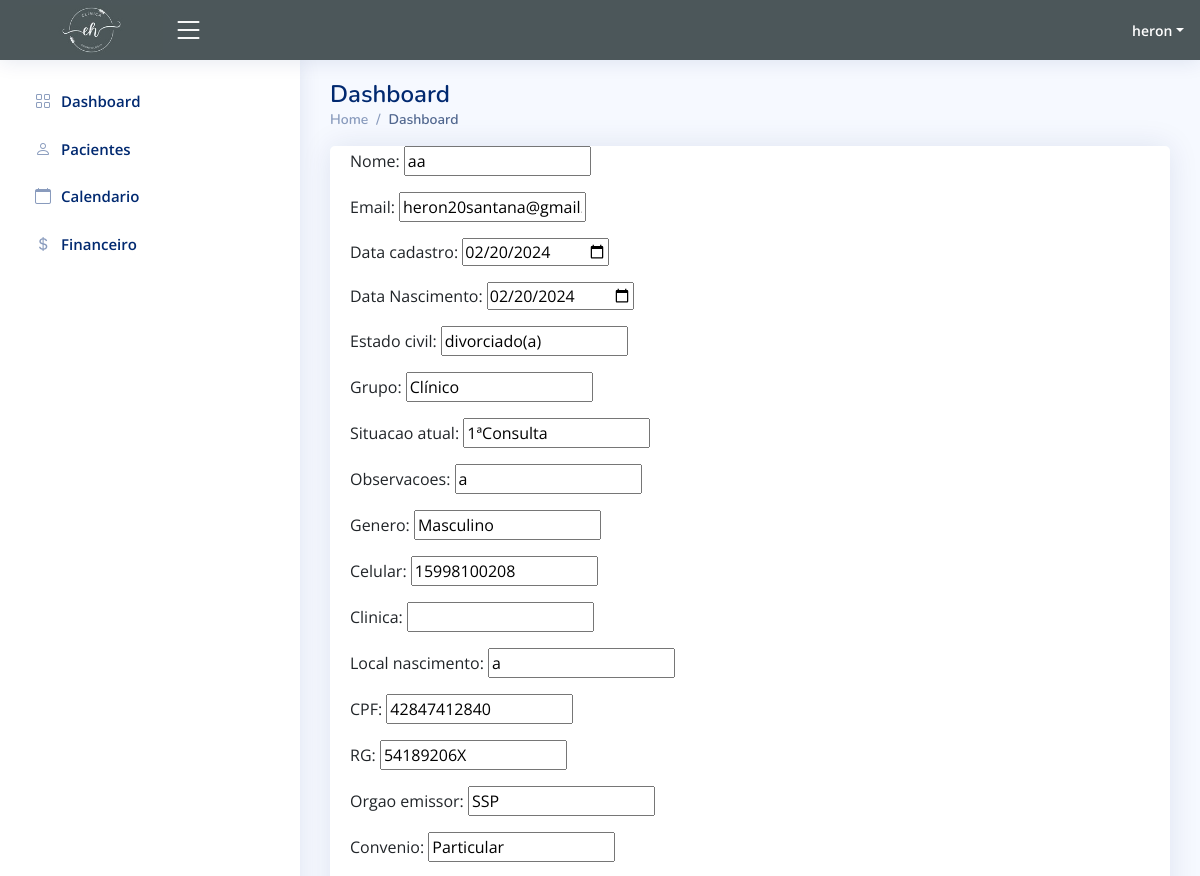
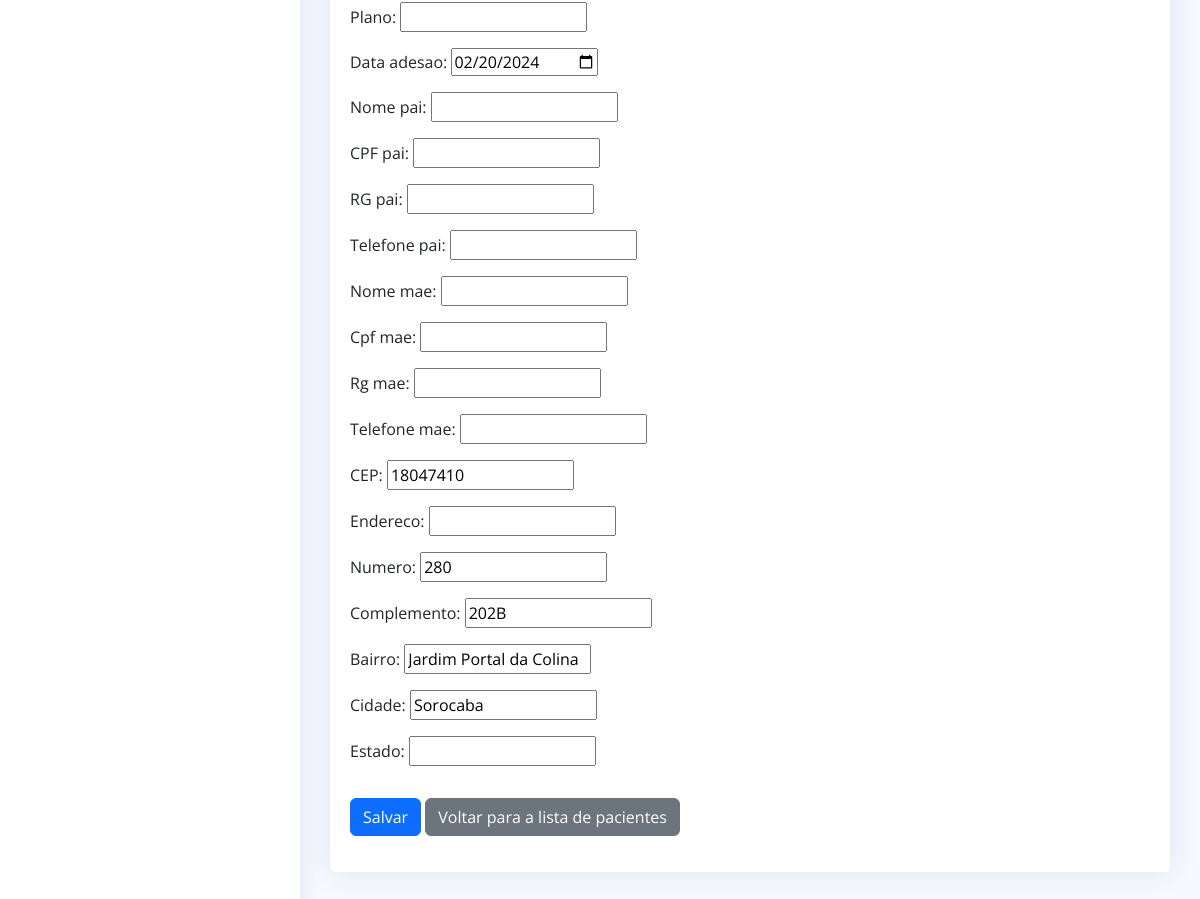
Before: /paciente/5/update/ (signed in) with the older database file (2 pictures, top to bottom).
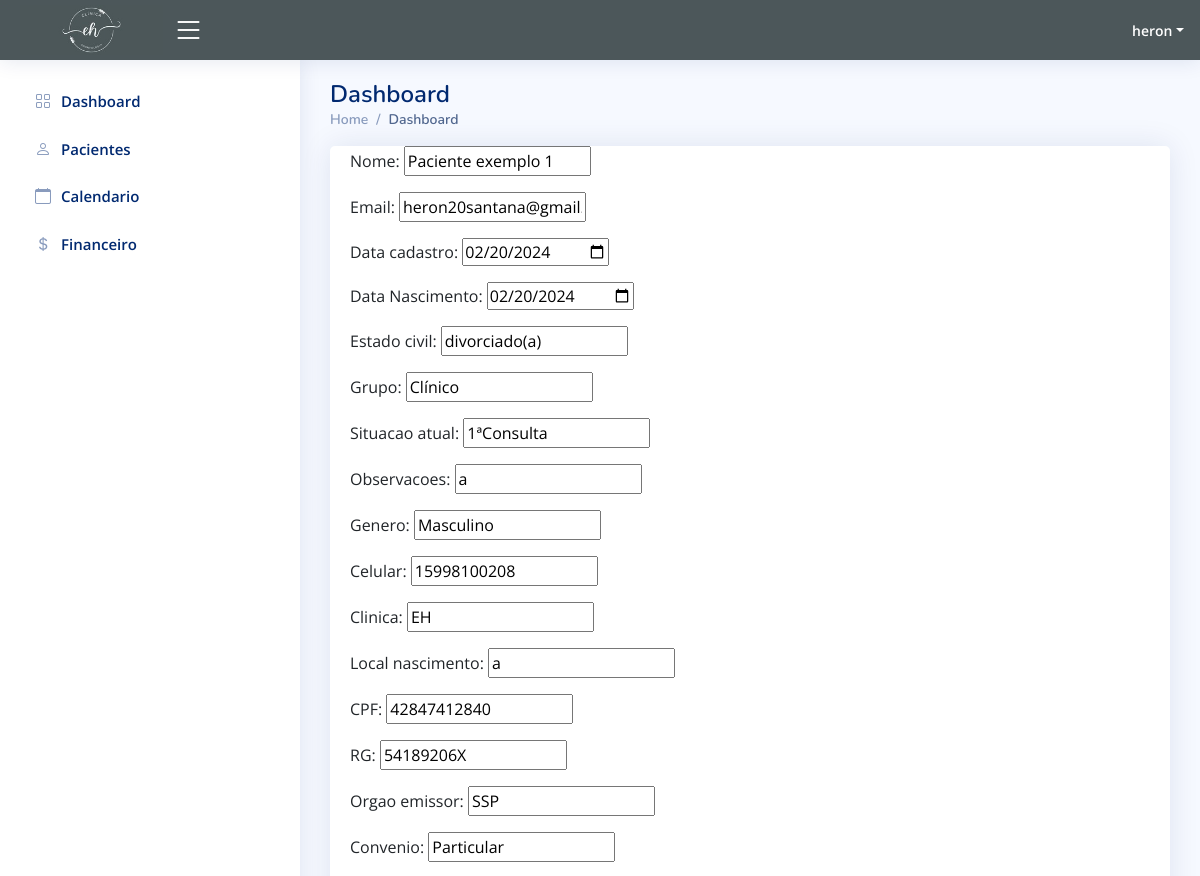
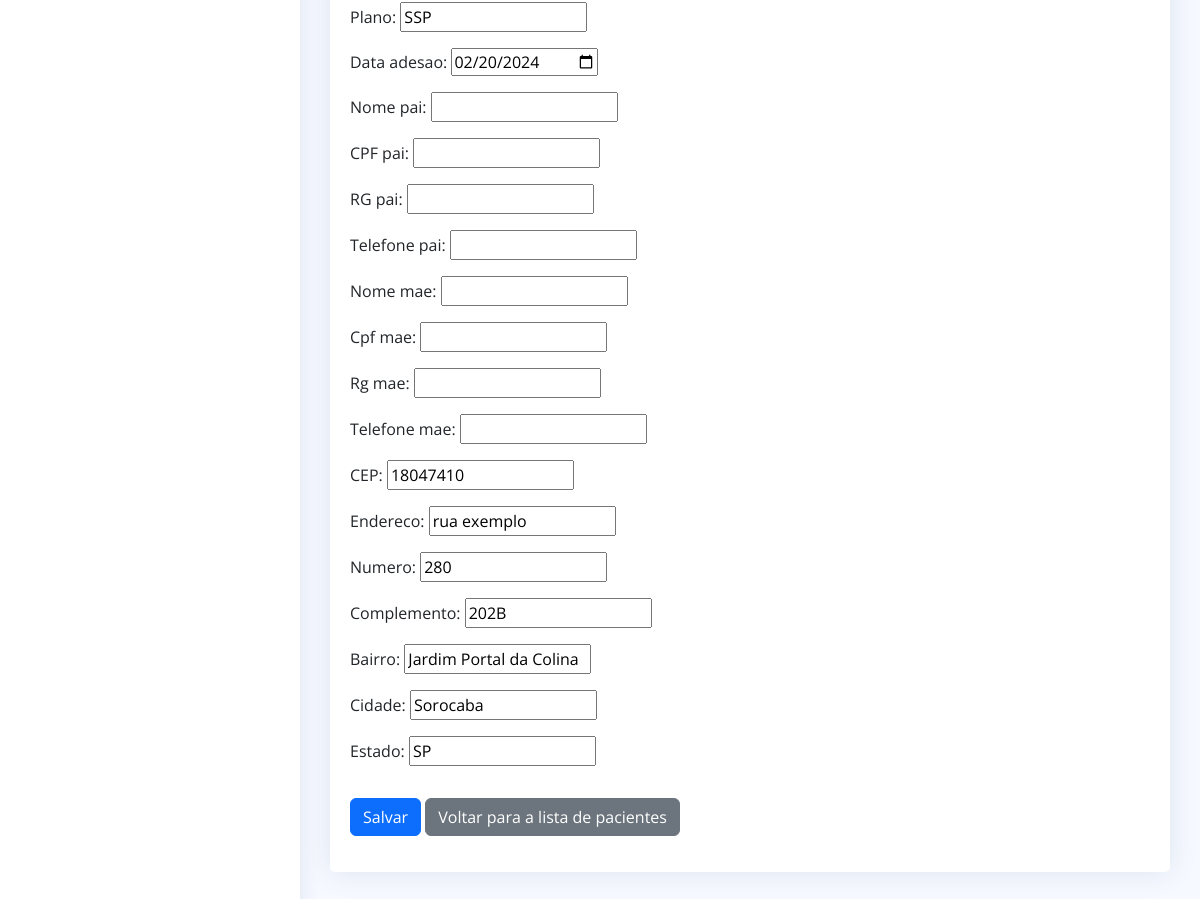
After: the same page with the newer database file (2 pictures, top to bottom).
### app/models.py (models this page shows, shortened)
class Paciente(models.Model):
    Nome = models.CharField(max_length=100, blank=False, null=True)
    Email = models.CharField(max_length=100, blank=False, null=True)
    Data_cadastro = models.DateField(blank=False, null=True)
    Data_Nascimento = models.DateField(blank=False, null=True)
    Estado_civil = models.CharField(max_length=100, blank=False, null=True)
    Grupo = models.CharField(max_length=100, blank=False, null=True)
    Situacao_atual = models.CharField(max_length=100, blank=False, null=True)
    observacoes= models.CharField(max_length=256, blank=False, null=True)
    genero = models.CharField(max_length=100, blank=False, null=True)
    celular = models.CharField(max_length=20, blank=False, null=True)
    clinica = models.CharField(max_length=100, blank=False, null=True)
    local_nascimento = models.CharField(max_length=100, blank=False, null=True)
    CPF = models.CharField(max_length=100, blank=False, null=True)
    RG = models.CharField(max_length=100, blank=False, null=True)
    Orgao_emissor = models.CharField(max_length=100, blank=False, null=True)
    Convenio = models.CharField(max_length=100, blank=False, null=True)
    Plano = models.CharField(max_length=100, blank=False, null=True)
    Data_adesao = models.DateField(blank=False, null=True)
    Nome_pai = models.CharField(max_length=100, blank=True, null=True)
    CPF_pai = models.CharField(max_length=100, blank=True, null=True)
    RG_pai = models.CharField(max_length=100, blank=True, null=True)
    Telefone_pai = models.CharField(max_length=100, blank=True, null=True)
    Nome_mae = models.CharField(max_length=100, blank=True, null=True)
    Cpf_mae = models.CharField(max_length=100, blank=True, null=True)
    Rg_mae = models.CharField(max_length=100, blank=True, null=True)
    Telefone_mae=models.CharField(max_length=100, blank=True, null=True)
    CEP=models.IntegerField(blank=False, null=True)
    Endereco = models.CharField(max_length=100, blank=False, null=True)
    Numero = models.IntegerField(blank=False, null=True)
    Complemento = models.CharField(max_length=100, blank=False, null=True)
    Bairro = models.CharField(max_length=100, blank=False, null=True)
    Cidade = models.CharField(max_length=100, blank=False, null=True)
    Estado = models.CharField(max_length=100, blank=False, null=True)

### app/views.py (the view)
# urls.py: path('paciente/<int:paciente_id>/update/', views.editar_paciente, name='update_paciente'),
@login_required(login_url="/")
def editar_paciente(request, paciente_id):
    paciente = get_object_or_404(Paciente, id=paciente_id)
    if request.method == 'POST':
        form = PacienteForm(request.POST, instance=paciente)
        if form.is_valid():
            form.save()
            return redirect('pacientes')  # Redireciona após a atualização
    else:
        form = PacienteForm(instance=paciente)
    return render(request, 'frontend/editar_paciente.html', {'form': form})

### app/forms.py
class PacienteForm(forms.ModelForm):
    class Meta:
        model = Paciente
        fields = '__all__'  # Inclui todos os campos do modelo
        widgets = {
            'Data_cadastro': forms.DateInput(attrs={'type': 'date'}),
            'Data_Nascimento': forms.DateInput(attrs={'type': 'date'}),
            'Data_adesao': forms.DateInput(attrs={'type': 'date'}),
        }

### app/templates/frontend/editar_paciente.html (shortened to what this page needs)
<html lang="en">
{% load static %}
<head>
  <link href="{% static "vendor/bootstrap/css/bootstrap.min.css" %}" rel="stylesheet">
  <link href="{% static "vendor/bootstrap-icons/bootstrap-icons.css" %}" rel="stylesheet">
  <link href="{% static "vendor/boxicons/css/boxicons.min.css" %}" rel="stylesheet">
  <link href="{% static "vendor/quill/quill.snow.css" %}" rel="stylesheet">
  <link href="{% static "vendor/quill/quill.bubble.css" %}" rel="stylesheet">
  <link href="{% static "vendor/remixicon/remixicon.css" %}" rel="stylesheet">
  <link href="{% static "vendor/simple-datatables/style.css" %}" rel="stylesheet">
  <link href="{% static "css/style.css" %}" rel="stylesheet">
</head>
<body>
  <header id="header" class="header fixed-top d-flex align-items-center" style="background-color:rgb(76, 87, 90);">
    <div class="d-flex align-items-center justify-content-between" >
      <a href="{% url 'index'%}" class="d-flex align-items-center">
        <img src="{% static "img/clinicaeh.jpeg" %}" height="50px">
      </a>
      <i class="bi bi-list toggle-sidebar-btn"></i>
    </div>
    <nav class="header-nav ms-auto">
      <ul class="d-flex align-items-center">
        <li class="nav-item dropdown pe-3">
          <a class="nav-link nav-profile d-flex align-items-center pe-0" href="#" data-bs-toggle="dropdown">
            <span class="d-none d-md-block dropdown-toggle ps-2" style="color: white;">{{ user.username }}</span>
          </a>
        </li>
      </ul>
    </nav>
  </header>
  <aside id="sidebar" class="sidebar">
    <ul class="sidebar-nav" id="sidebar-nav">
        <li class="nav-item">
            <a class="nav-link collapsed" href="{% url 'index'%}">
              <i class="bi bi-grid"></i>
              <span>Dashboard</span>
            </a>
          </li>
          <li class="nav-item">
            <a class="nav-link collapsed" href="{% url 'pacientes'%}">
              <i class="bi bi-person"></i>
              <span>Pacientes</span>
            </a>
          </li>
          <li class="nav-item">
            <a class="nav-link collapsed" href="{% url 'calendario' %}">
              <i class="bi bi-calendar"></i>
              <span>Calendario</span>
            </a>
          </li>
          <li class="nav-item">
            <a class="nav-link collapsed" href="{% url 'financeiro' %}">
              <i class="bi bi-currency-dollar"></i>
              <span>Financeiro</span>
            </a>
          </li>
    </ul>
  </aside>
  <main id="main" class="main" backgor>
    <div class="pagetitle">
      <h1>Dashboard</h1>
      <nav>
        <ol class="breadcrumb">
          <li class="breadcrumb-item"><a href="{% url 'index'%}">Home</a></li>
          <li class="breadcrumb-item active">Dashboard</li>
        </ol>
      </nav>
    </div>
    <section class="section dashboard">
    <div class="card">
        <div class="card-body">
            <form method="post">
                {{ form.as_p }}
                <button type="submit" class="btn btn-primary mt-3 btn-block">Salvar</button>
                <a href="{% url 'pacientes' %}" class="btn btn-secondary mt-3 btn-block">Voltar para a lista de pacientes</a>
            </form>
        </div>
    </div>
    </section>
  </main>
</body>
</html>

Changed rows visible on the page:
changed Paciente "heron20santana@gmail.com": Nome "aa" → "Paciente exemplo 1"; clinica (not shown) → "EH"; Plano (not shown) → "SSP"; Endereco (not shown) → "rua exemplo"; Estado (not shown) → "SP"
